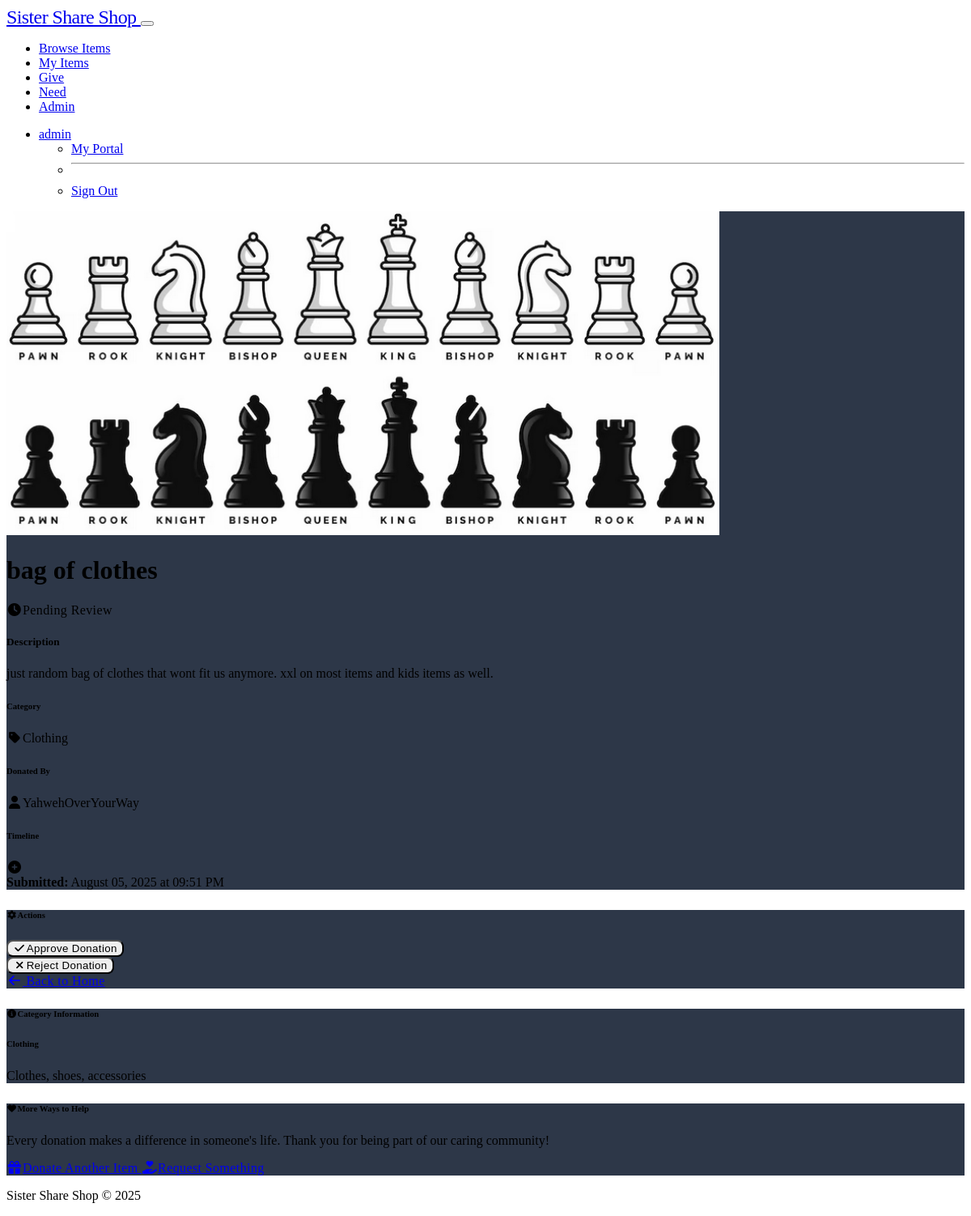
The app's page /item/1 (signed in) with its own data.
### models.py (models this page shows, shortened)
class User(UserMixin, db.Model):
    id = db.Column(db.Integer, primary_key=True)
    username = db.Column(db.String(64), unique=True, nullable=False)
    email = db.Column(db.String(120), unique=True, nullable=False)
    password_hash = db.Column(db.String(256))
    is_admin = db.Column(db.Boolean, default=False)
    created_at = db.Column(db.DateTime, default=datetime.utcnow)
    donations = db.relationship('Donation', foreign_keys='Donation.donor_id', backref='donor', lazy=True)
    requests = db.relationship('Request', backref='requester', lazy=True)
    approved_donations = db.relationship('Donation', foreign_keys='Donation.approved_by_id', backref='approved_by', lazy=True)
    matched_items = db.relationship('Match', foreign_keys='Match.matched_by_id', backref='matched_by', lazy=True)
    notifications = db.relationship('Notification', backref='user', lazy=True)

class Donation(db.Model):
    id = db.Column(db.Integer, primary_key=True)
    title = db.Column(db.String(100), nullable=False)
    description = db.Column(db.Text, nullable=False)
    photo_filename = db.Column(db.String(255))
    status = db.Column(db.String(20), default='pending')  # pending, approved, donated, rejected
    created_at = db.Column(db.DateTime, default=datetime.utcnow)
    approved_at = db.Column(db.DateTime)
    donated_at = db.Column(db.DateTime)
    thank_you_sent = db.Column(db.Boolean, default=False)
    donor_id = db.Column(db.Integer, db.ForeignKey('user.id'), nullable=False)
    category_id = db.Column(db.Integer, db.ForeignKey('category.id'), nullable=False)
    approved_by_id = db.Column(db.Integer, db.ForeignKey('user.id'))
    matches = db.relationship('Match', backref='donation', lazy=True)

class Category(db.Model):
    id = db.Column(db.Integer, primary_key=True)
    name = db.Column(db.String(50), unique=True, nullable=False)
    description = db.Column(db.Text)
    created_at = db.Column(db.DateTime, default=datetime.utcnow)
    donations = db.relationship('Donation', backref='category', lazy=True)
    requests = db.relationship('Request', backref='category', lazy=True)

### routes.py (the view)
@app.route('/item/<int:id>')
def item_detail(id):
    donation = Donation.query.get_or_404(id)
    if not current_user.is_authenticated:
        if donation.status != 'approved':
            flash('This item is not available for viewing.', 'warning')
            return redirect(url_for('login'))
    elif not current_user.is_admin and donation.donor_id != current_user.id and donation.status != 'approved':
        flash('You do not have permission to view this item.', 'danger')
        return redirect(url_for('index'))
    related_items = Donation.query.filter(
        and_(
            Donation.category_id == donation.category_id,
            Donation.id != donation.id,
            Donation.status == 'approved'
        )
    ).order_by(Donation.approved_at.desc()).limit(4).all()
    return render_template('item_detail.html', donation=donation, related_items=related_items)

### app.py (called while the page is built)
@login_manager.user_loader
def load_user(user_id):
    from models import User
    return User.query.get(int(user_id))

### templates/item_detail.html (shortened to what this page needs)
{% extends "base.html" %}
{% block content %}
<div class="row">
    <div class="col-md-8">
        <div class="card">
            {% if donation.photo_filename %}
            <img src="{{ url_for('static', filename='uploads/' + donation.photo_filename) }}"
                 class="card-img-top" style="height: 400px; object-fit: cover;"
                 alt="{{ donation.title }}">
            {% endif %}
            <div class="card-body">
                <div class="d-flex justify-content-between align-items-start mb-3">
                    <h1 class="h3 mb-0">{{ donation.title }}</h1>
                    {% if donation.status == 'pending' %}
                        <span class="badge bg-warning text-dark fs-6">
                            <i class="fas fa-clock me-1"></i>Pending Review
                        </span>
                    {% elif donation.status == 'approved' %}
                        <span class="badge bg-success fs-6">
                            <i class="fas fa-check me-1"></i>Available
                        </span>
                    {% elif donation.status == 'donated' %}
                        <span class="badge bg-primary fs-6">
                            <i class="fas fa-handshake me-1"></i>Donated
                        </span>
                    {% elif donation.status == 'rejected' %}
                        <span class="badge bg-danger fs-6">
                            <i class="fas fa-times me-1"></i>Not Approved
                        </span>
                    {% endif %}
                </div>
                <div class="mb-4">
                    <h5>Description</h5>
                    <p class="lead">{{ donation.description }}</p>
                </div>
                <div class="row mb-4">
                    <div class="col-md-6">
                        <h6>Category</h6>
                        <p class="text-muted">
                            <i class="fas fa-tag me-2"></i>{{ donation.category.name }}
                        </p>
                    </div>
                    <div class="col-md-6">
                        <h6>Donated By</h6>
                        <p class="text-muted">
                            <i class="fas fa-user me-2"></i>{{ donation.donor.username }}
                        </p>
                    </div>
                </div>
                <div class="mb-4">
                    <h6>Timeline</h6>
                    <div class="d-flex flex-column gap-2">
                        <div class="d-flex align-items-center">
                            <i class="fas fa-plus-circle text-info me-3"></i>
                            <div>
                                <strong>Submitted:</strong> {{ donation.created_at.strftime('%B %d, %Y at %I:%M %p') }}
                            </div>
                        </div>
                    </div>
                </div>
            </div>
        </div>
    </div>
    <div class="col-md-4">
        {% if current_user.is_authenticated %}
        <div class="card mb-4">
            <div class="card-header">
                <h6 class="mb-0">
                    <i class="fas fa-cog me-2"></i>Actions
                </h6>
            </div>
            <div class="card-body">
                {% if current_user.is_admin %}
                    {% if donation.status == 'pending' %}
                    <div class="d-grid gap-2">
                        <form method="POST" action="{{ url_for('approve_donation', id=donation.id) }}">
                            <button type="submit" class="btn btn-success w-100">
                                <i class="fas fa-check me-2"></i>Approve Donation
                            </button>
                        </form>
                        <form method="POST" action="{{ url_for('approve_donation', id=donation.id) }}">
                            <button type="submit" class="btn btn-danger w-100">
                                <i class="fas fa-times me-2"></i>Reject Donation
                            </button>
                        </form>
                    </div>
                    {% elif donation.status == 'approved' %}
                    <div class="alert alert-info small">
                        <i class="fas fa-info-circle me-1"></i>
                        This item is available for matching with requests.
                    </div>
                    {% endif %}
                {% else %}
                    <div class="alert alert-secondary small">
                        <i class="fas fa-eye me-1"></i>
                        You're viewing a community donation.
                    </div>
                {% endif %}
                <div class="d-grid gap-2 mt-3">
                    <a href="{{ url_for('donor_portal') if current_user.id == donation.donor_id else url_for('index') }}"
                       class="btn btn-outline-secondary">
                        <i class="fas fa-arrow-left me-2"></i>
                        {{ 'Back to My Portal' if current_user.id == donation.donor_id else 'Back to Home' }}
                    </a>
                </div>
            </div>
        </div>
        {% endif %}
        <div class="card mb-4">
            <div class="card-header">
                <h6 class="mb-0">
                    <i class="fas fa-info-circle me-2"></i>Category Information
                </h6>
            </div>
            <div class="card-body">
                <h6>{{ donation.category.name }}</h6>
                <p class="text-muted small mb-0">{{ donation.category.description }}</p>
            </div>
        </div>
        <div class="card">
            <div class="card-header">
                <h6 class="mb-0">
                    <i class="fas fa-heart me-2"></i>More Ways to Help
                </h6>
            </div>
            <div class="card-body">
                <p class="small text-muted mb-3">
                    Every donation makes a difference in someone's life. Thank you for being part of our caring community!
                </p>
                {% if current_user.is_authenticated %}
                <div class="d-grid gap-2">
                    <a href="{{ url_for('donate_item') }}" class="btn btn-primary btn-sm">
                        <i class="fas fa-gift me-2"></i>Donate Another Item
                    </a>
                    <a href="{{ url_for('request_item') }}" class="btn btn-outline-secondary btn-sm">
                        <i class="fas fa-hand-holding-heart me-2"></i>Request Something
                    </a>
                </div>
                {% else %}
                <div class="d-grid gap-2">
                    <a href="{{ url_for('register') }}" class="btn btn-primary btn-sm">
                        <i class="fas fa-user-plus me-2"></i>Join Community
                    </a>
                </div>
                {% endif %}
            </div>
        </div>
    </div>
</div>
{% endblock %}

### templates/base.html (shortened to what this page needs)
<!DOCTYPE html>
<html lang="en" data-bs-theme="dark">
<head>
    <link href="https://cdn.replit.com/agent/bootstrap-agent-dark-theme.min.css" rel="stylesheet">
    <link rel="stylesheet" href="https://cdnjs.cloudflare.com/ajax/libs/font-awesome/6.4.0/css/all.min.css">
    <link rel="stylesheet" href="{{ url_for('static', filename='style.css') }}">
</head>
<body>
    <nav class="navbar navbar-expand-lg navbar-dark bg-dark sticky-top">
        <div class="container">
            <a class="navbar-brand fw-bold" href="{{ url_for('index') }}">
                Sister Share Shop
            </a>
            <button class="navbar-toggler" type="button" data-bs-toggle="collapse" data-bs-target="#navbarNav">
            </button>
            <div class="collapse navbar-collapse" id="navbarNav">
                <ul class="navbar-nav me-auto">
                    <li class="nav-item">
                        <a class="nav-link" href="{{ url_for('browse_donations') }}">
                            Browse Items
                        </a>
                    </li>
                    {% if current_user.is_authenticated %}
                    <li class="nav-item">
                        <a class="nav-link" href="{{ url_for('donor_portal') }}">
                            My Items
                        </a>
                    </li>
                    <li class="nav-item">
                        <a class="nav-link" href="{{ url_for('donate_item') }}">
                            Give
                        </a>
                    </li>
                    <li class="nav-item">
                        <a class="nav-link" href="{{ url_for('request_item') }}">
                            Need
                        </a>
                    </li>
                    {% if current_user.is_admin %}
                    <li class="nav-item">
                        <a class="nav-link" href="{{ url_for('admin_dashboard') }}">
                            Admin
                        </a>
                    </li>
                    {% endif %}
                    {% endif %}
                </ul>
                <ul class="navbar-nav">
                    {% if current_user.is_authenticated %}
                    <li class="nav-item dropdown">
                        <a class="nav-link dropdown-toggle" href="#" id="navbarDropdown" role="button" data-bs-toggle="dropdown">
                            {{ current_user.username }}
                        </a>
                        <ul class="dropdown-menu">
                            <li><a class="dropdown-item" href="{{ url_for('donor_portal') }}">My Portal</a></li>
                            <li><hr class="dropdown-divider"></li>
                            <li><a class="dropdown-item" href="{{ url_for('logout') }}">Sign Out</a></li>
                        </ul>
                    </li>
                    {% endif %}
                </ul>
            </div>
        </div>
    </nav>
    <main class="container my-4">
        {% block content %}{% endblock %}
    </main>
    <footer class="text-center py-4 mt-5 border-top">
        <div class="container">
            <p class="text-muted mb-0">Sister Share Shop &copy; 2025</p>
        </div>
    </footer>
</body>
</html>

### static/style.css (style rules this page uses)
:root { --brand-primary: #0d6efd; --brand-secondary: #6c757d; --brand-success: #198754; --brand-info: #0dcaf0; --brand-warning: #ffc107; --brand-danger: #dc3545; --brand-light: #f8f9fa; --brand-dark: #212529; }
.card { transition: transform 0.2s ease-in-out, box-shadow 0.2s ease-in-out; }
.card-img-top { transition: transform 0.3s ease; }
.badge { font-weight: 500; letter-spacing: 0.025em; }
.navbar-brand { font-size: 1.5rem; letter-spacing: -0.025em; }
.navbar-nav .nav-link { font-weight: 500; transition: color 0.2s ease; }
.btn { font-weight: 500; letter-spacing: 0.025em; border-radius: 0.5rem; transition: all 0.2s ease; }
footer { border-top: 1px solid var(--bs-border-color); }
.fas, .far, .fab { width: 1.25em; text-align: center; }
[data-bs-theme="dark"] { --bs-body-bg: #1a1a1a; --bs-body-color: #e9ecef; }
[data-bs-theme="dark"] .card { background-color: #2d3748; border-color: #4a5568; }

### records on screen
User: username "admin"
Donation: photo_filename (picture), title "bag of clothes", description "just random bag of clothes that wont fit us anymore. xxl on most items and kids items as well.", created_at "August 05, 2025 at 09:51 PM"
Category: category.name "Clothing", category.description "Clothes, shoes, accessories"
User: donor.username "YahwehOverYourWay"
